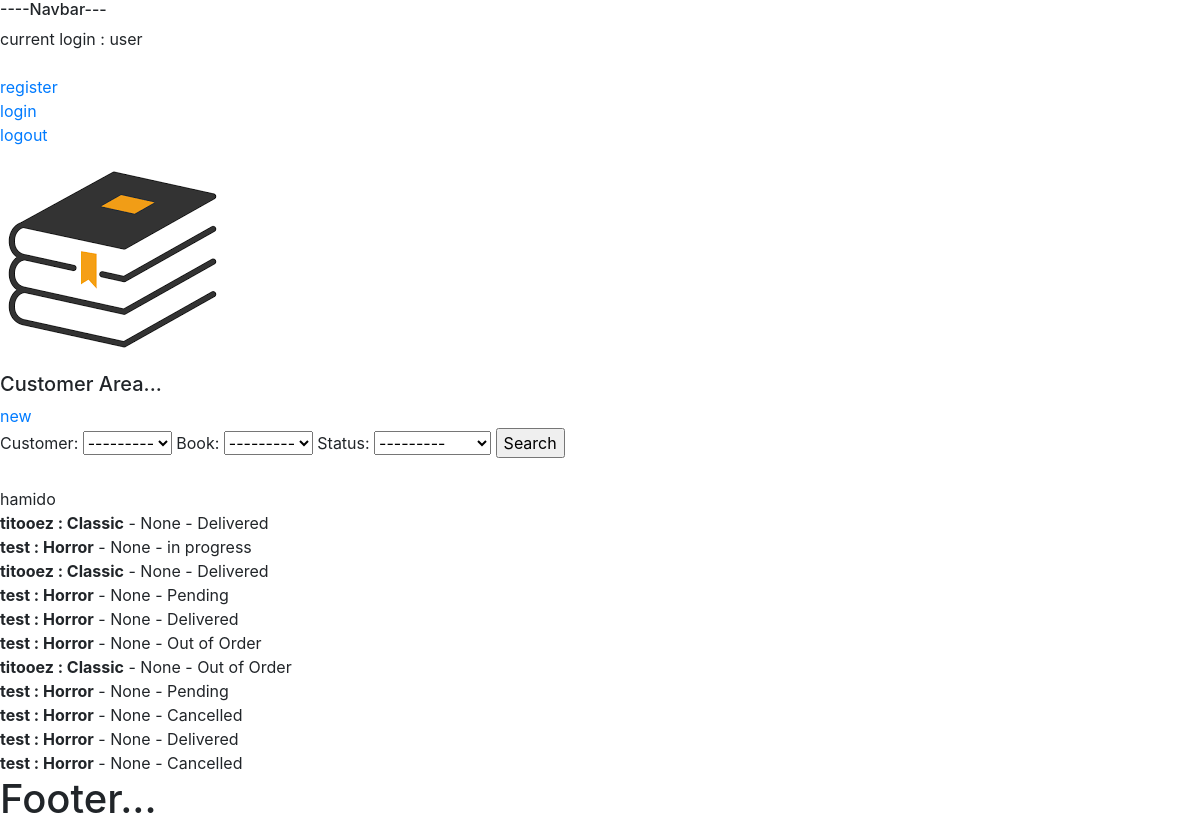
Page /customer/1 (signed in) on the committed database.
### bookstore/models.py (models this page shows, shortened)
class Customer(models.Model):
    user = models.OneToOneField(User, null=True, on_delete=models.CASCADE)
    name = models.CharField(max_length=140, null=True)
    email = models.EmailField(max_length=140, null=True)
    avatar = models.ImageField(blank=True, null=True, default="book.png")
    phone = models.CharField(max_length=15, null=True)
    age = models.IntegerField(null=True)
    date_created = models.DateTimeField(auto_now_add=True)
    def __str__(self):
        return self.name

class Order(models.Model):
    STATUS = (
        ('Pending', 'Pending'),
        ('Delivered', 'Delivered'),
        ('in progress', 'in progress'),
        ('Out of Order', 'Out of Order'),
        ('Cancelled', 'Cancelled'),
    )
    customer = models.ForeignKey(Customer, null=True, on_delete=models.SET_NULL)
    book = models.ForeignKey(Book, null=True, on_delete=models.SET_NULL)
    tags = models.ManyToManyField(Tag)
    date_created = models.DateTimeField(auto_now_add=True)
    status = models.CharField(max_length=60,null=True, choices=STATUS)

class Book(models.Model):
    CATEGORY = (
        ('Horror', 'Horror'),
        ('Fantasy', 'Fantasy'),
        ('Classic', 'Classic'),
        ('Comics', 'Comics'),
    )
    name = models.CharField(max_length=140, null=True)
    author = models.CharField(max_length=140, null=True)
    price = models.FloatField(null=True)
    category = models.CharField(max_length=120, null=True, choices=CATEGORY)
    description = models.TextField(null=True)
    date_created = models.DateTimeField(auto_now_add=True)
    def __str__(self):
        return self.name

### bookstore/decorators.py (the view)
        def wrapper_func(request, *args, **kwargs):
            group = None
            if request.user.groups.exists():
                group = request.user.groups.all()[0].name
                if group ==  'admin':
                    return view_func(request, *args, **kwargs)
                else:
                    return redirect('login')

### bookstore/views.py (called while the page is built)
@forAdmins
def customer(request,pk):
    customer = Customer.objects.get(id=pk)
    order = customer.order_set.all()
    searchFilter = OrderFilter(request.GET, queryset=order)
    order = searchFilter.qs
    return render(request, 'bookstore/customer.html', {'customer': customer,
                                                       'myFilter': searchFilter,
                                                       'order': order,})

### bookstore/templates/bookstore/customer.html
{% extends 'bookstore/main.html' %}
{% block content %}
<h5>Customer Area...</h5>
<a href="{% url 'creates' customer.id %}">new</a>
<br>
<form action="" method="GET">
        {{myFilter.form}}
        <input type="submit" value="Search">
    </form>
<br>
{{ customer.name }}
<br>
{% for item in order %}
<b>{{ item.book }} : {{ item.book.category }}</b> - {{ item.tags.name }} - {{ item.status }}<br>
{% endfor %}
{% endblock %}

### bookstore/templates/bookstore/navbar.html
{% load static %}
<h6>----Navbar---</h6>
 current login : {{request.user}} <br>
 {% if request.user.is_staff %}
 <br>
  <a href="{% url 'register' %}">register</a>
  <br>
  <a href="{% url 'login' %}">login</a>
  <br>
  {% endif %}
  <a href="{% url 'logout' %}">logout</a>
 <br>
<img src="{% static '/images/book.png' %}" class="img-fluid rounded-top" alt="">

### static/css/style.css (style rules this page uses)
body { background-color: beige; }

### rows in the picture
Customer: name "hamido"
Order: book "titooez", book.category "Classic", tags.name "None", status "Delivered"
Order: book "test", book.category "Horror", tags.name "None", status "in progress"
Order: book "titooez", book.category "Classic", tags.name "None", status "Delivered"
Order: book "test", book.category "Horror", tags.name "None", status "Pending"
Order: book "test", book.category "Horror", tags.name "None", status "Delivered"
Order: book "test", book.category "Horror", tags.name "None", status "Out of Order"
Order: book "titooez", book.category "Classic", tags.name "None", status "Out of Order"
Order: book "test", book.category "Horror", tags.name "None", status "Pending"
Order: book "test", book.category "Horror", tags.name "None", status "Cancelled"
Order: book "test", book.category "Horror", tags.name "None", status "Delivered"
Order: book "test", book.category "Horror", tags.name "None", status "Cancelled"

### other values in the picture
{{ request.user }} "user"
